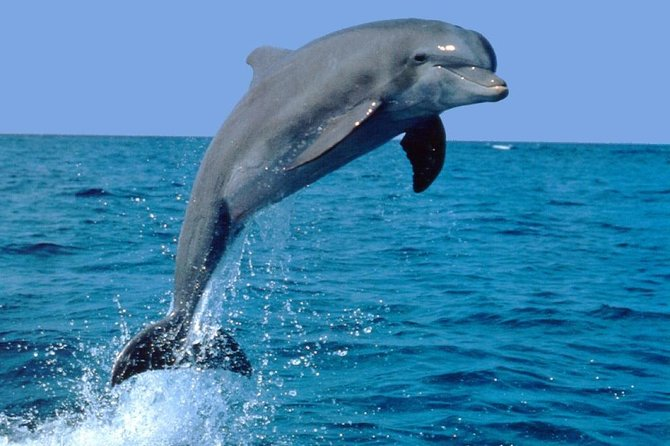
#> input picture images/dolphin.jpg, 670 x 446 px
$ jupyter execute 1.ipynb
#> lines starting #> are read from the running program, lines starting #| are printed output that depends on the picture
[cell 1]
import numpy as np
import cv2
import matplotlib.pyplot as plt
import matplotlib.image as matim
import ipywidgets as widgets

[cell 2]
img = matim.imread('./images/dolphin.jpg')
#> img is the input picture: shape (446, 670, 3); mean R, G, B 64.7, 132.1, 174.4

[cell 3]
def adjust_gamma(image, gamma = 1):
            invGamma = 1.0 / gamma
            table = np.array([
                ((i/255)**invGamma) * 255 for i in np.arange(0, 256)
            ])
            lut_img = cv2.LUT(image.astype(np.uint8), table.astype(np.uint8))
            return lut_img

[cell 4]
ksize = 21
sigmaX = 9
gamma = 0.1
gray = cv2.cvtColor(img, cv2.COLOR_BGR2GRAY)
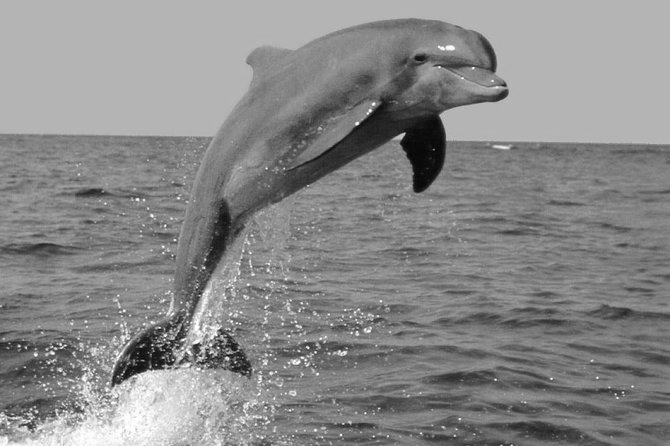
#> gray: shape (446, 670); min 1, max 255, mean 137
gray_blur = cv2.GaussianBlur(gray, (ksize, ksize), sigmaX) # ksize = 3 ~ 25 / sigmaX = 1 ~ 15
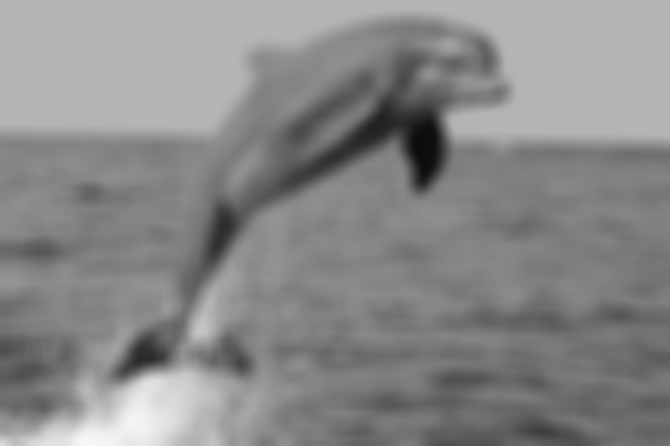
#> gray_blur: shape (446, 670); min 11, max 247, mean 137
gray_blur_divide = cv2.divide(gray, gray_blur, scale = 256)
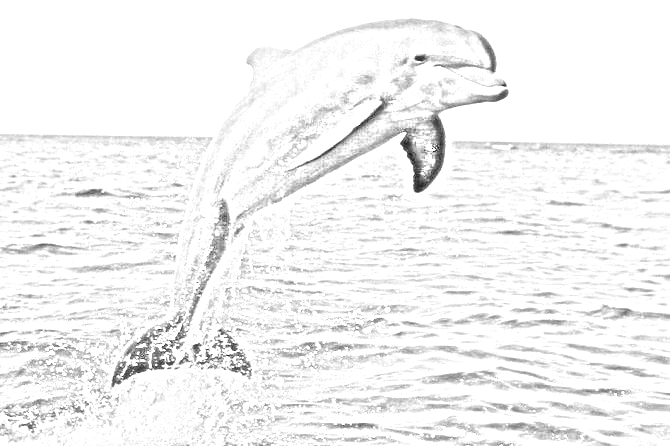
#> gray_blur_divide: shape (446, 670); min 3, max 255, mean 242.8
pencil_sketch = adjust_gamma(gray_blur_divide, gamma=gamma) # gamma = 0 ~ 1
#> in adjust_gamma, `lut_img = cv2.LUT(image.astype(np.uint8), table.astype(np.uint8))`:
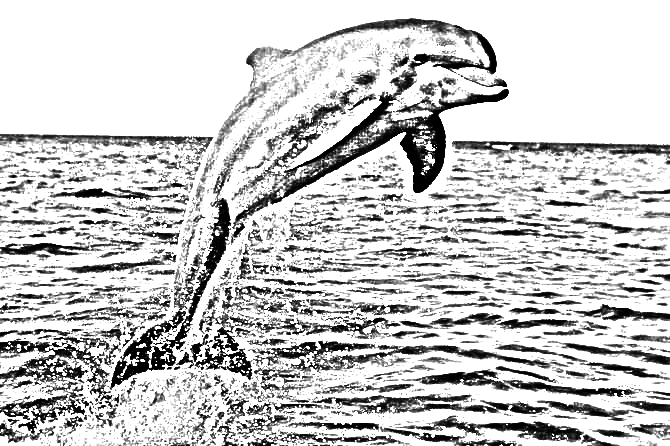
#> lut_img: shape (446, 670); min 0, max 255, mean 200.2

plt.figure(figsize = (15, 8))
plt.subplot(2, 2, 1)
plt.yticks([]), plt.xticks([])
plt.imshow(gray, cmap = "gray")
plt.subplot(2, 2, 2)
plt.yticks([]), plt.xticks([])
plt.imshow(gray_blur, cmap = "gray")
plt.subplot(2, 2, 3)
plt.yticks([]), plt.xticks([])
plt.imshow(gray_blur_divide, cmap = "gray")
plt.subplot(2, 2, 4)
plt.yticks([]), plt.xticks([])
plt.imshow(pencil_sketch, cmap = "gray")

$ run again, with images/g1.jpg copied over images/dolphin.jpg
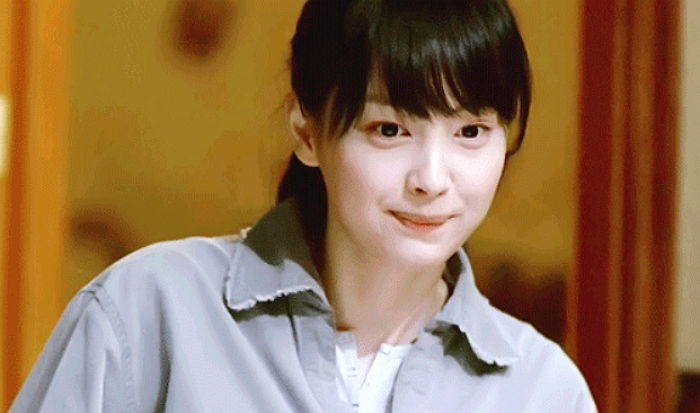
#> input picture images/g1.jpg, 700 x 413 px
#> img is the input picture: shape (413, 700, 3); mean R, G, B 146.4, 112.3, 79.2
#> `gray_blur = cv2.GaussianBlur(gray, (ksize, ksize), sigmaX)`:
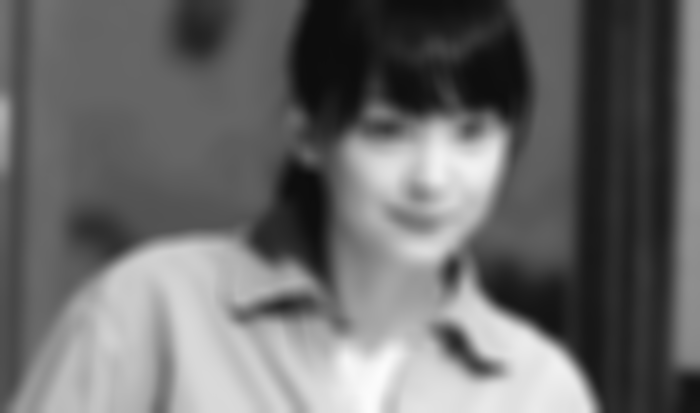
#> gray_blur: shape (413, 700); min 13, max 251, mean 106.3
#> in adjust_gamma, `lut_img = cv2.LUT(image.astype(np.uint8), table.astype(np.uint8))`:
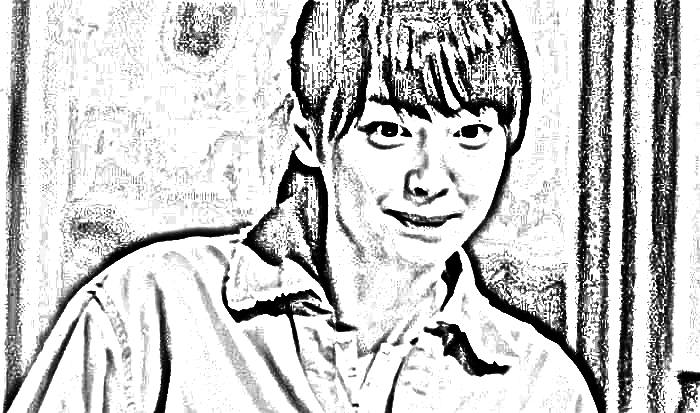
#> lut_img: shape (413, 700); min 0, max 255, mean 199.4
